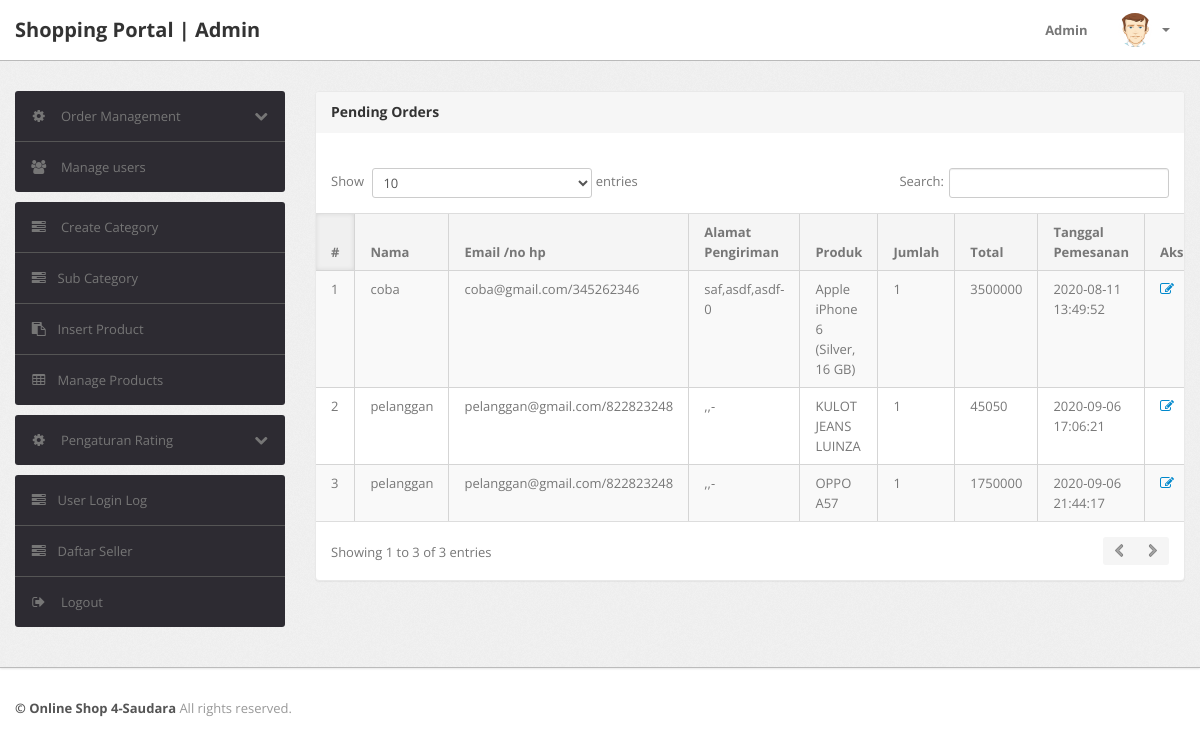
The app's page /admin/delivered-orders.php (signed in) with its own data.
### tables this page shows
CREATE TABLE `orders` (
  `id` int(11) NOT NULL,
  `userId` int(11) DEFAULT NULL,
  `productId` varchar(255) DEFAULT NULL,
  `quantity` int(11) DEFAULT NULL,
  `orderDate` timestamp NOT NULL DEFAULT current_timestamp(),
  `paymentMethod` varchar(50) DEFAULT NULL,
  `orderStatus` varchar(55) DEFAULT NULL
);

CREATE TABLE `users` (
  `id` int(11) NOT NULL,
  `name` varchar(255) DEFAULT NULL,
  `email` varchar(255) DEFAULT NULL,
  `contactno` bigint(11) DEFAULT NULL,
  `password` varchar(255) DEFAULT NULL,
  `shippingAddress` longtext DEFAULT NULL,
  `shippingState` varchar(255) DEFAULT NULL,
  `shippingCity` varchar(255) DEFAULT NULL,
  `shippingPincode` int(11) DEFAULT NULL,
  `billingAddress` longtext DEFAULT NULL,
  `billingState` varchar(255) DEFAULT NULL,
  `billingCity` varchar(255) DEFAULT NULL,
  `billingPincode` int(11) DEFAULT NULL,
  `regDate` timestamp NOT NULL DEFAULT current_timestamp(),
  `updationDate` varchar(255) DEFAULT NULL
);

CREATE TABLE `products` (
  `id` int(11) NOT NULL,
  `category` int(11) NOT NULL,
  `subCategory` int(11) DEFAULT NULL,
  `productName` varchar(255) DEFAULT NULL,
  `productCompany` varchar(255) DEFAULT NULL,
  `productPrice` int(11) DEFAULT NULL,
  `productPriceBeforeDiscount` int(11) DEFAULT NULL,
  `productDescription` longtext DEFAULT NULL,
  `productImage1` varchar(255) DEFAULT NULL,
  `productImage2` varchar(255) DEFAULT NULL,
  `productImage3` varchar(255) DEFAULT NULL,
  `shippingCharge` int(11) DEFAULT NULL,
  `productAvailability` varchar(255) DEFAULT NULL,
  `postingDate` timestamp NULL DEFAULT current_timestamp(),
  `updationDate` varchar(255) DEFAULT NULL,
  `id_seller` int(11) DEFAULT NULL,
  `rating_produk` double NOT NULL
);

### admin/delivered-orders.php (the view, shortened to what this page needs)
<?php
include('include/config.php');
if(strlen($_SESSION['alogin'])==0)
	{
header('location:index.php');
}
else{
?>
<!DOCTYPE html>
<html lang="en">
<head>
	<link type="text/css" href="bootstrap/css/bootstrap.min.css" rel="stylesheet">
	<link type="text/css" href="bootstrap/css/bootstrap-responsive.min.css" rel="stylesheet">
	<link type="text/css" href="css/theme.css" rel="stylesheet">
	<link type="text/css" href="images/icons/css/font-awesome.css" rel="stylesheet">
</head>
<body>
<?php include('include/header.php');?>
	<div class="wrapper">
		<div class="container">
			<div class="row">
<?php include('include/sidebar.php');?>
			<div class="span9">
					<div class="content">
	<div class="module">
							<div class="module-head">
								<h3>Pending Orders</h3>
							</div>
							<div class="module-body table">
									<br />
								<table cellpadding="0" cellspacing="0" border="0" class="datatable-1 table table-bordered table-striped	 display table-responsive" >
									<thead>
										<tr>
											<th>#</th>
											<th> Nama</th>
											<th width="50">Email /no hp</th>
											<th>Alamat Pengiriman</th>
											<th>Produk </th>
											<th>Jumlah </th>
											<th>Total </th>
											<th>Tanggal Pemesanan</th>
											<th>Aksi</th>
										</tr>
									</thead>
<tbody>
<?php
$st='Delivered';
$query=mysqli_query($con,"select users.name as username,users.email as useremail,users.contactno as usercontact,users.shippingAddress as shippingaddress,users.shippingCity as shippingcity,users.shippingState as shippingstate,users.shippingPincode as shippingpincode,products.productName as productname,products.shippingCharge as shippingcharge,orders.quantity as quantity,orders.orderDate as orderdate,products.productPrice as productprice,orders.id as id  from orders join users on  orders.userId=users.id join products on products.id=orders.productId where orders.orderStatus='$st'");
$cnt=1;
while($row=mysqli_fetch_array($query))
{
?>
										<tr>
											<td><?php echo htmlentities($cnt);?></td>
											<td><?php echo htmlentities($row['username']);?></td>
											<td><?php echo htmlentities($row['useremail']);?>/<?php echo htmlentities($row['usercontact']);?></td>
											<td><?php echo htmlentities($row['shippingaddress'].",".$row['shippingcity'].",".$row['shippingstate']."-".$row['shippingpincode']);?></td>
											<td><?php echo htmlentities($row['productname']);?></td>
											<td><?php echo htmlentities($row['quantity']);?></td>
											<td><?php echo htmlentities($row['quantity']*$row['productprice']+$row['shippingcharge']);?></td>
											<td><?php echo htmlentities($row['orderdate']);?></td>
											<td>    <a href="updateorder.php?oid=<?php echo htmlentities($row['id']);?>" title="Update order" target="_blank"><i class="icon-edit"></i></a>
											</td>
											</tr>
										<?php $cnt=$cnt+1; } ?>
										</tbody>
								</table>
							</div>
						</div>
					</div>
				</div>
			</div>
		</div>
	</div>
<?php include('include/footer.php');?>
</body>
<?php } ?>

### records on screen
orders: userId.name "coba", userId.email "coba@gmail.com", userId.contactno "345262346", userId.shippingPincode "saf,asdf,asdf-0", productId.productName "Apple iPhone 6 (Silver, 16 GB)", quantity "1", $row['quantity']*$row['productprice']+$row['shippingcharge'] "3500000", orderDate "2020-08-11 13:49:52"
orders: userId.name "pelanggan", userId.email "pelanggan@gmail.com", userId.contactno "822823248", userId.shippingPincode ",,-", productId.productName "KULOT JEANS LUINZA", quantity "1", $row['quantity']*$row['productprice']+$row['shippingcharge'] "45050", orderDate "2020-09-06 17:06:21"
orders: userId.name "pelanggan", userId.email "pelanggan@gmail.com", userId.contactno "822823248", userId.shippingPincode ",,-", productId.productName "OPPO A57", quantity "1", $row['quantity']*$row['productprice']+$row['shippingcharge'] "1750000", orderDate "2020-09-06 21:44:17"
